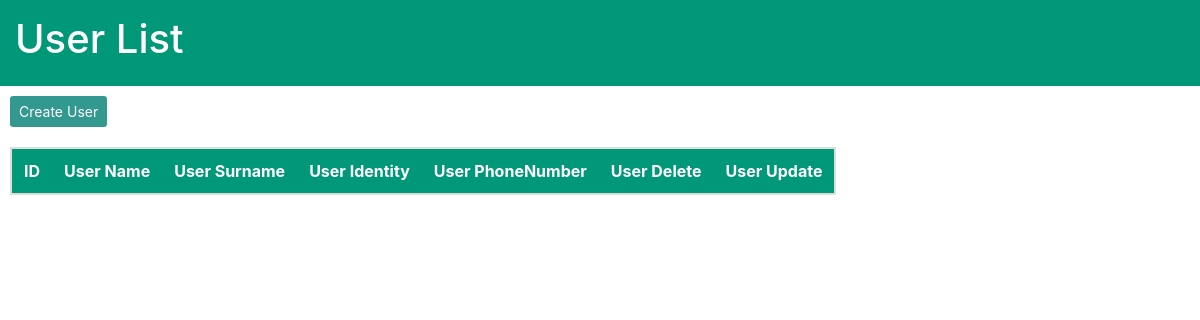
Before: /index/ with the older database file.
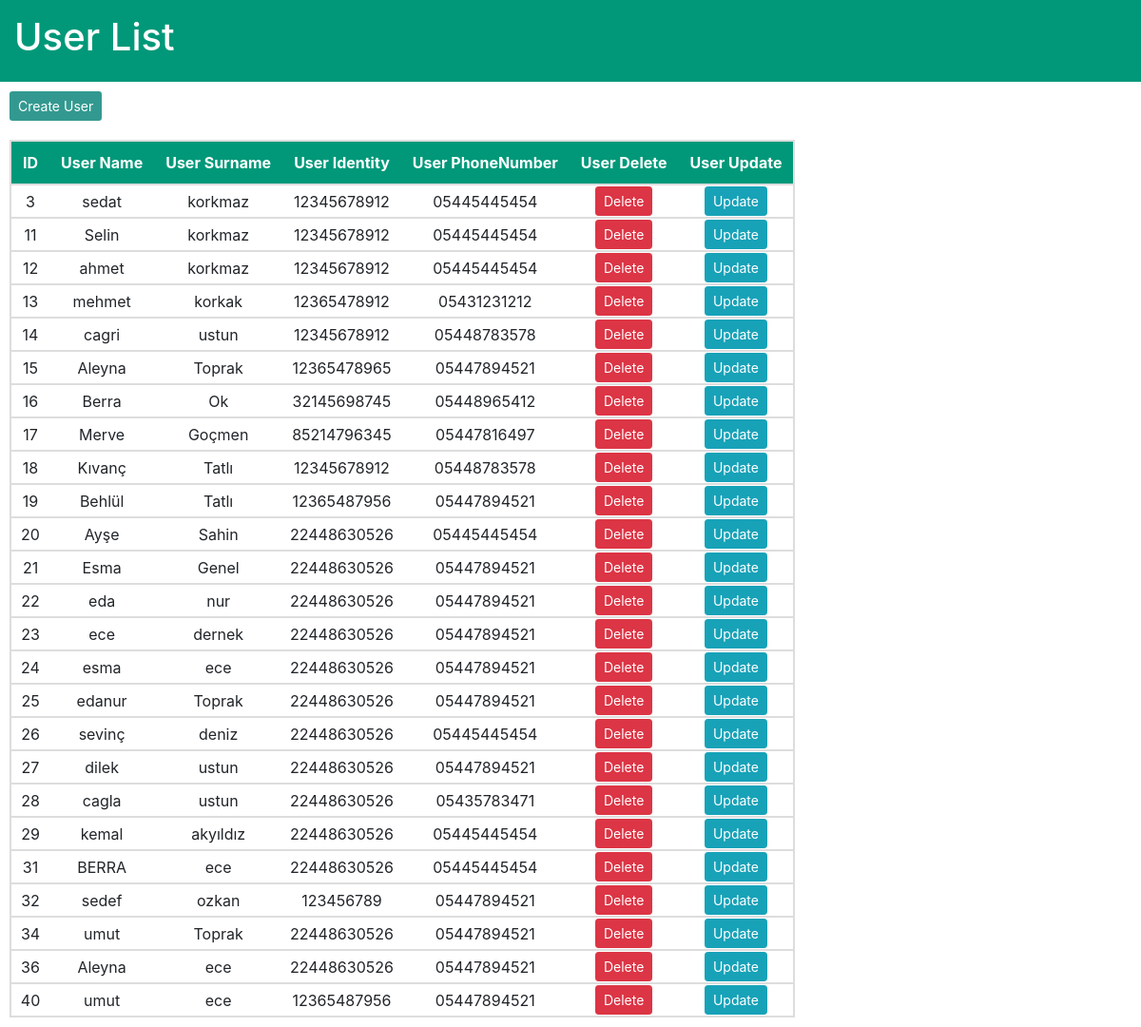
After: the same page with the newer database file.
### userApp/models.py (models this page shows, shortened)
class Users(models.Model):
    name = models.CharField(max_length=100)
    surname = models.CharField(max_length=100)
    tcIdentity = models.CharField(max_length=100)
    phoneNumber = models.CharField(max_length=100)

### userApp/views.py (the view)
# urls.py: path('', views.showUser, name="showUser" ),
def showUser(response):
    all_users = Users.objects.all()
    return render(response, 'userApp/home.html', {"all_users": all_users})

### templates/userApp/home.html (shortened to what this page needs)
{% extends 'base.html' %}
{% block content %}
<div class="header">
    <h1>User List </h1>
</div>
<div class="position-relative createButton">
    <button onclick="window.location.href='index/'" class="btn btn-sm create-btn">Create User</button>
</div>
<div class="position-sticky table-div">
    <table id="user-table">
        <tr>
            <th>ID</th>
            <th>User Name</th>
            <th>User Surname</th>
            <th>User Identity</th>
            <th>User PhoneNumber</th>
            <th>User Delete</th>
            <th>User Update</th>
        </tr>
        {% for users in all_users %}
        <tr>
            <td>{{users.id}}</td>
            <td>{{users.name}}</td>
            <td>{{users.surname}}</td>
            <td>{{users.tcIdentity}}</td>
            <td>{{users.phoneNumber}}</td>
            <td class="delete"><a class="btn btn-sm btn-danger" href="{% url 'delete' users.id %}">Delete</a></td>
            <td class="update"><a class="btn btn-sm btn-info" href="{% url 'update' users.id %}">Update</a></td>
        </tr>
        {% endfor %}
    </table>
</div>
{% endblock %}

### templates/base.html (shortened to what this page needs)
{% load static %}
<!DOCTYPE html>
<html lang="en">
<head>
    <link rel="stylesheet" href="https://stackpath.bootstrapcdn.com/bootstrap/4.4.1/css/bootstrap.min.css">
    <link rel="stylesheet" href="{% static 'css/index.css' %}">
</head>
<body>
    {% block content %}
    {% endblock %}
</body>
</html>

### userApp/static/css/index.css (style rules this page uses)
h1 { color: white; }
.header { padding: 15px; font-size: 20px; background-color: #009879; }
#user-table tr { padding: 10px; border: 2px solid #dddddd; }
#user-table th { text-align: left; padding: 10px 12px; background-color: #009879; color: white; }
.table-div { padding: 10px; text-align: center; }
.createButton { padding: 10px; }
.delete, .update, .detail { text-align: center; vertical-align: middle; }
.update-btn, .create-btn { background-color: rgba(0, 128, 117, 0.801); color: white; }

Changed rows visible on the page:
added Users: id "3", name "sedat", surname "korkmaz", tcIdentity "12345678912", phoneNumber "05445445454"
added Users: id "11", name "Selin", surname "korkmaz", tcIdentity "12345678912", phoneNumber "05445445454"
added Users: id "12", name "ahmet", surname "korkmaz", tcIdentity "12345678912", phoneNumber "05445445454"
added Users: id "13", name "mehmet", surname "korkak", tcIdentity "12365478912", phoneNumber "05431231212"
added Users: id "14", name "cagri", surname "ustun", tcIdentity "12345678912", phoneNumber "05448783578"
added Users: id "15", name "Aleyna", surname "Toprak", tcIdentity "12365478965", phoneNumber "05447894521"
added Users: id "16", name "Berra", surname "Ok", tcIdentity "32145698745", phoneNumber "05448965412"
added Users: id "17", name "Merve", surname "Goçmen", tcIdentity "85214796345", phoneNumber "05447816497"
added Users: id "18", name "Kıvanç", surname "Tatlı", tcIdentity "12345678912", phoneNumber "05448783578"
added Users: id "19", name "Behlül", surname "Tatlı", tcIdentity "12365487956", phoneNumber "05447894521"
added Users: id "20", name "Ayşe", surname "Sahin", tcIdentity "22448630526", phoneNumber "05445445454"
added Users: id "21", name "Esma", surname "Genel", tcIdentity "22448630526", phoneNumber "05447894521"
added Users: id "22", name "eda", surname "nur", tcIdentity "22448630526", phoneNumber "05447894521"
added Users: id "23", name "ece", surname "dernek", tcIdentity "22448630526", phoneNumber "05447894521"
added Users: id "24", name "esma", surname "ece", tcIdentity "22448630526", phoneNumber "05447894521"
added Users: id "25", name "edanur", surname "Toprak", tcIdentity "22448630526", phoneNumber "05447894521"
added Users: id "26", name "sevinç", surname "deniz", tcIdentity "22448630526", phoneNumber "05445445454"
added Users: id "27", name "dilek", surname "ustun", tcIdentity "22448630526", phoneNumber "05447894521"
added Users: id "28", name "cagla", surname "ustun", tcIdentity "22448630526", phoneNumber "05435783471"
added Users: id "29", name "kemal", surname "akyıldız", tcIdentity "22448630526", phoneNumber "05445445454"
added Users: id "31", name "BERRA", surname "ece", tcIdentity "22448630526", phoneNumber "05445445454"
added Users: id "32", name "sedef", surname "ozkan", tcIdentity "123456789", phoneNumber "05447894521"
added Users: id "34", name "umut", surname "Toprak", tcIdentity "22448630526", phoneNumber "05447894521"
added Users: id "36", name "Aleyna", surname "ece", tcIdentity "22448630526", phoneNumber "05447894521"
added Users: id "40", name "umut", surname "ece", tcIdentity "12365487956", phoneNumber "05447894521"
